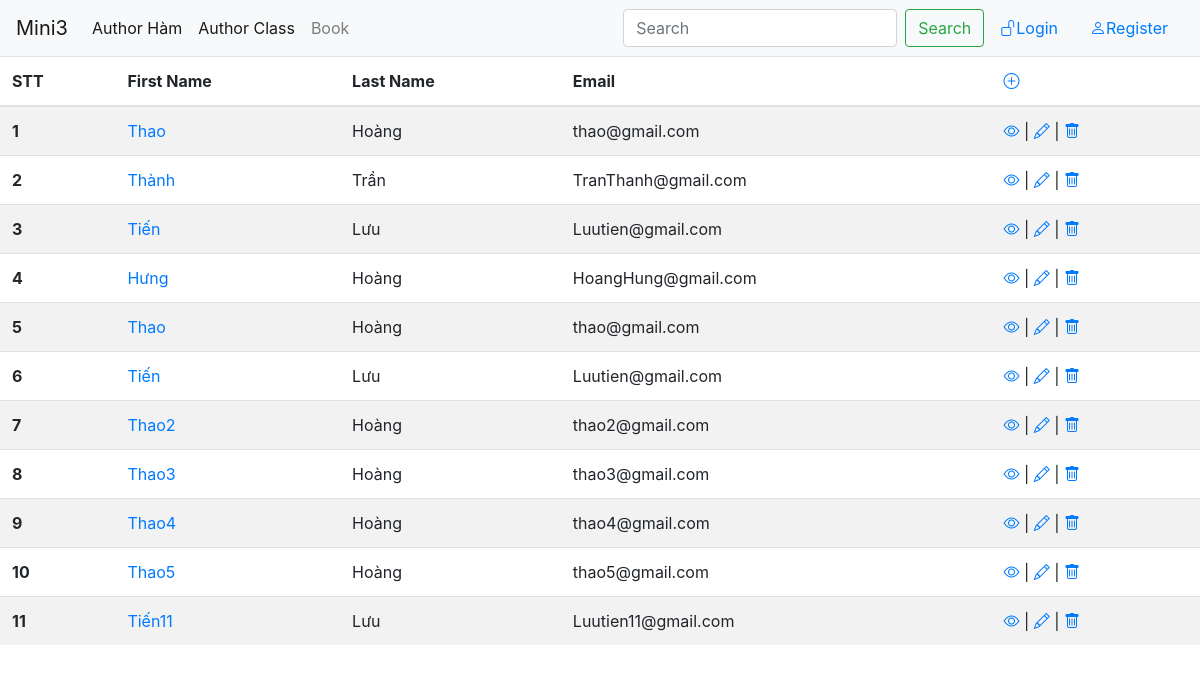
Screenshot of /list-author with the database file from the repository.
### myapp/models.py (models this page shows, shortened)
class Author(models.Model):
    first_name = models.CharField(max_length=30)
    last_name = models.CharField(max_length=30)
    email = models.EmailField()
    class Meta:
        db_table='Author'

### myapp/views.py (the view)
# urls.py: url(r"^list-author$", views.list_author, name="list_author"),
def list_author(request):
    all_authors= Author.objects.all()
    search=request.GET.get('search')
    if search:
        all_authors=all_authors.filter(Q(first_name__icontains=search) | Q(last_name__icontains=search))
    return render(
        request=request,
        template_name="author/list.html",
        context={
            'all_authors':all_authors
        }
    )

### myapp/templates/author/list.html (shortened to what this page needs)
<!DOCTYPE html>
<html lang="en">
<head>
    <link rel="stylesheet" href="https://cdn.jsdelivr.net/npm/bootstrap@4.6.0/dist/css/bootstrap.min.css">
    <link rel="stylesheet" href="https://cdn.jsdelivr.net/npm/bootstrap-icons@1.5.0/font/bootstrap-icons.css">
</head>
<body>
    <div class="container-fluide">
        <nav class="navbar navbar-expand-lg navbar-light bg-light">
            <a class="navbar-brand" href="{% url 'index' %}">Mini3</a>
            <div class="collapse navbar-collapse" id="navbarSupportedContent">
              <ul class="navbar-nav mr-auto">
                <li class="nav-item active">
                  <a class="nav-link" href="{% url 'list_author' %}">Author Hàm <span class="sr-only">(current)</span></a>
                </li>
                <li class="nav-item active">
                  <a class="nav-link" href="{% url 'all-author' %}">Author Class <span class="sr-only">(current)</span></a>
                </li>
                <li class="nav-item">
                  <a class="nav-link" href="#">Book</a>
                </li>
              </ul>
              <form class="form-inline my-2 my-lg-0" action="{% url 'list_author' %}">
                <input class="form-control mr-sm-2" type="search" placeholder="Search" aria-label="Search" name="search">
                <button class="btn btn-outline-success my-2 my-sm-0" type="submit">Search</button>
              </form>
              <ul class="nav justify-content-end">
                <li class="nav-item">
                  {% if user.is_authenticated %}
                  <a class="nav-link" href="{% url 'logout_user' %}">Welcome {{ user.first_name }} {{ user.last_name }} | <i class="bi bi-lock"></i>Logout</a>
                  {% else %}
                  <a class="nav-link" href="{% url 'login' %}"><i class="bi bi-unlock"></i>Login</a>
                  {% endif %}
                </li>
                <li class="nav-item">
                  <a class="nav-link" href="{% url 'register' %}"><i class="bi bi-person"></i>Register</a>
                </li>
              </ul>
            </div>
          </nav>
        <div class="row">
            <div class="col-md-12">
                <table class="table table-striped">
                    <thead>
                      <tr>
                        <th scope="col">STT</th>
                        <th scope="col">First Name</th>
                        <th scope="col">Last Name</th>
                        <th scope="col">Email </th>
                        <th scope="col"><a href="{% url 'add_author' %}"><i class="bi bi-plus-circle"></i></a></th>
                      </tr>
                    </thead>
                    <tbody>
                            {% for author in all_authors %}
                                <tr>
                                    <th scope="row">{{ forloop.counter }}</th>
                                    <td><a href="{% url 'view_detail_author' author_id=author.id %}">{{ author.first_name }}</a></td>
                                    <td>{{ author.last_name }}</td>
                                    <td>{{ author.email }}</td>
                                    <td>
                                        <a href="{% url 'view_detail_author' author_id=author.id %}"><i class="bi bi-eye"></i></a>
                                        | <a href="{% url 'update_author' author_id=author.id %}"><i class="bi bi-pencil"></i></a>
                                        | <a href="{% url 'delete_author' author_id=author.id %}"><i class="bi bi-trash"></i></a>
                                    </td>
                                </tr>
                            {% endfor %}
                    </tbody>
                </table>
            </div>
        </div>
    </div>
</body>
</html>

### rows the page displays
Author: first_name "Thao", last_name "Hoàng", email "thao@gmail.com"
Author: first_name "Thành", last_name "Trần", email "TranThanh@gmail.com"
Author: first_name "Tiến", last_name "Lưu", email "Luutien@gmail.com"
Author: first_name "Hưng", last_name "Hoàng", email "HoangHung@gmail.com"
Author: first_name "Thao", last_name "Hoàng", email "thao@gmail.com"
Author: first_name "Tiến", last_name "Lưu", email "Luutien@gmail.com"
Author: first_name "Thao2", last_name "Hoàng", email "thao2@gmail.com"
Author: first_name "Thao3", last_name "Hoàng", email "thao3@gmail.com"
Author: first_name "Thao4", last_name "Hoàng", email "thao4@gmail.com"
Author: first_name "Thao5", last_name "Hoàng", email "thao5@gmail.com"
Author: first_name "Tiến11", last_name "Lưu", email "Luutien11@gmail.com"
